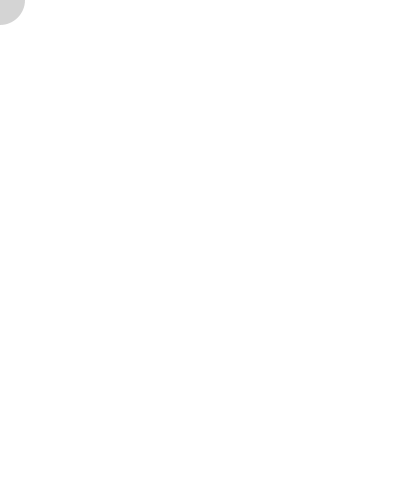
Frame 1 (no input)
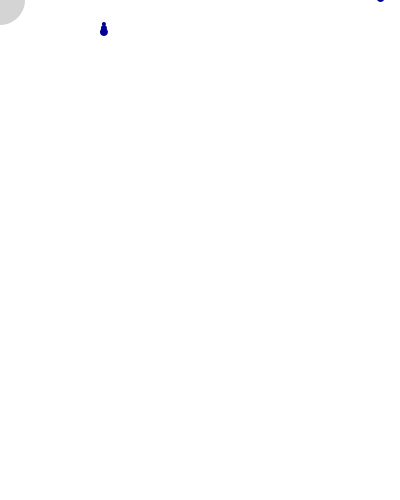
Frame 60 (the mouse pressed at the canvas centre just before this capture)
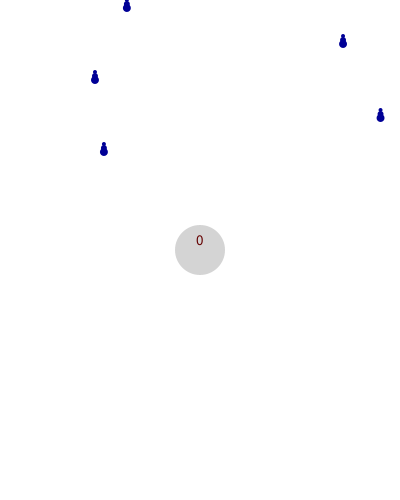
Frame 120 (the mouse held since frame 60 and released just before this capture)

The Processing sketch that drew these frames (run headless with seeded random() and noise(); from frame 60 on, the mouse is pressed at the canvas centre):

// Processing sketch: RainDropCatcherGame
// ── RainDropCatcherGame.pde
Catcher c;
RainDrop[] rainDrops;
Timer t;
Timer t2;
int totalDrops = 0;

void setup()
{
  size(400, 500);
  c = new Catcher(25);
  t = new Timer(300); // add a rain-drop into rainDrops array every 4 seconds
  rainDrops = new RainDrop[250]; // create an array for 1000 rain-drops
  t.startTimer(); // startTimer
  rainDrops[0] = new RainDrop();
  t2 = new Timer(2000);
}


void draw()
{
  background(255);
  
  c.display(mouseX, mouseY); // display catcher
  
  for(int i = 0; i < totalDrops; i++)
  {
  rainDrops[i].display();
  rainDrops[i].move();
  
  if(rainDrops[i].collideCatcher(c))
    {
    rainDrops[i].collided();
    c.incrementScore();
    }
  }
  
  
  if(t.isFinished())
  { 
    t.startTimer();
    rainDrops[totalDrops] = new RainDrop();
    totalDrops++;
  
  
  if(totalDrops >= rainDrops.length)
    {
      {
        totalDrops = 0;
        println("your last score: "+c.score);
        c.resetScore();
      }
    }
  }
}

// ── Catcher.pde
class Catcher
{
  float x; // x-position of catcher
  float y; // y-poistion of catcher
  float r; // radius of catcher
  String label;
  int score;
  
  Catcher(float r_)
  {
    r = r_;
    label = "Score";
  }
  
  void display(float x_, float y_)
  {
    x = x_; 
    y = y_;
    
    noStroke();
    fill(200, 200, 200, 200);
    
    ellipse(x, y, r*2, r*2);
    textAlign(CENTER);
    textSize(15);
    fill(100, 0, 0);
    text(score, x, y-5);
    
  }
  
  
  void incrementScore()
  {
    score++;
  }
  
  void resetScore()
  {
    score = 0;
  }
  
  
}

// ── RainDrop.pde
class RainDrop
{
  float x;
  float y;
  float r;
  float dropSpeed;
  
  RainDrop()
  {
    x = random(1.5*r, width-1.5*r);
    y = -100;
    r = 5;
    dropSpeed = 2;
  }
  
  void display()
  {
    fill(0, 0, 150);
    noStroke();
    for(int i = 2; i < r; i++)
    {
      ellipse(x, y+i*4, i*2, i*2);
    }
  }
  
  void move()
  {
    y += dropSpeed;
  }
  
  boolean collideCatcher(Catcher c_)
  {
    float distance = dist(x, y, c_.x, c_.y);
    if(distance < r + c_.r)
    {
      return true;
    }
    else
    {
      return false;
    }   
  }
    void collided()
    {
      dropSpeed = 0;
      y = -1000;
    }
    
}

// ── Timer.pde
class Timer
{
  int totalTime;
  int startTime;
  
  Timer(int totalTime_)
  {
    totalTime = totalTime_;
  }
  
  void startTimer()
  {
    startTime = millis();
  }
  
  boolean isFinished()
  {
    int passedTime = millis() - startTime;
    
    if(passedTime > totalTime)
    {
      return true;
    }
    else
    {
      return false;
    }
    
  }
  
}
